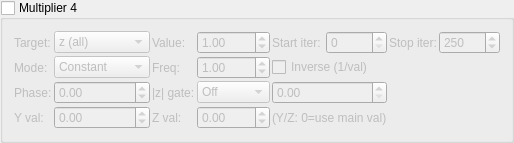
    <widget class="MyGroupBox" name="groupCheck_transf_function_enabledBw_false">
     <property name="title"><string>Multiplier 4</string></property>
     <property name="checkable"><bool>true</bool></property>
     <property name="checked"><bool>false</bool></property>
     <layout class="QGridLayout" name="gridLayout_mult4">
      <property name="spacing"><number>2</number></property>
      <item row="0" column="0">
       <widget class="QLabel"><property name="text"><string>Target:</string></property></widget>
      </item>
      <item row="0" column="1">
       <widget class="MyComboBox" name="comboBox_transf_multiplier_mode_4">
        <item><property name="text"><string notr="true">z (all)</string></property></item>
        <item><property name="text"><string notr="true">z.x</string></property></item>
        <item><property name="text"><string notr="true">z.y</string></property></item>
        <item><property name="text"><string notr="true">z.z</string></property></item>
        <item><property name="text"><string notr="true">DE</string></property></item>
        <item><property name="text"><string notr="true">color</string></property></item>
        <item><property name="text"><string notr="true">z.w</string></property></item>
        <item><property name="text"><string notr="true">z.xy</string></property></item>
        <item><property name="text"><string notr="true">z.xz</string></property></item>
        <item><property name="text"><string notr="true">z.yz</string></property></item>
        <item><property name="text"><string notr="true">color accum</string></property></item>
       </widget>
      </item>
      <item row="0" column="2">
       <widget class="QLabel"><property name="text"><string>Value:</string></property></widget>
      </item>
      <item row="0" column="3">
       <widget class="MyDoubleSpinBox" name="spinbox_transf_scale_8">
        <property name="minimum"><double>-100.0</double></property><property name="maximum"><double>100.0</double></property>
        <property name="singleStep"><double>0.01</double></property><property name="value"><double>1.0</double></property>
       </widget>
      </item>
      <item row="0" column="4">
       <widget class="QLabel"><property name="text"><string>Start iter:</string></property></widget>
      </item>
      <item row="0" column="5">
       <widget class="MySpinBox" name="spinboxInt_transf_start_iterations_E">
        <property name="minimum"><number>0</number></property><property name="maximum"><number>10000</number></property>
        <property name="value"><number>0</number></property>
       </widget>
      </item>
      <item row="0" column="6">
       <widget class="QLabel"><property name="text"><string>Stop iter:</string></property></widget>
      </item>
      <item row="0" column="7">
       <widget class="MySpinBox" name="spinboxInt_transf_stop_iterations_E">
        <property name="minimum"><number>0</number></property><property name="maximum"><number>10000</number></property>
        <property name="value"><number>250</number></property>
       </widget>
      </item>
      <item row="1" column="0">
       <widget class="QLabel"><property name="text"><string>Mode:</string></property></widget>
      </item>
      <item row="1" column="1">
       <widget class="MyComboBox" name="comboBox_transf_multiplier_value_mode_4">
        <item><property name="text"><string notr="true">Constant</string></property></item>
        <item><property name="text"><string notr="true">Sine</string></property></item>
        <item><property name="text"><string notr="true">Ramp</string></property></item>
        <item><property name="text"><string notr="true">Exponential</string></property></item>
        <item><property name="text"><string notr="true">Triangle</string></property></item>
        <item><property name="text"><string notr="true">Square</string></property></item>
        <item><property name="text"><string notr="true">Smoothstep</string></property></item>
       </widget>
      </item>
      <item row="1" column="2">
       <widget class="QLabel"><property name="text"><string>Freq:</string></property></widget>
      </item>
      <item row="1" column="3">
       <widget class="MyDoubleSpinBox" name="spinbox_transf_multiplier_frequency_4">
        <property name="minimum"><double>0.01</double></property><property name="maximum"><double>100.0</double></property>
        <property name="singleStep"><double>0.1</double></property><property name="value"><double>1.0</double></property>
       </widget>
      </item>
      <item row="1" column="4" colspan="2">
       <widget class="MyCheckBox" name="checkBox_transf_multiplier_inverse_4">
        <property name="text"><string>Inverse (1/val)</string></property>
       </widget>
      </item>
      <item row="2" column="0">
       <widget class="QLabel"><property name="text"><string>Phase:</string></property></widget>
      </item>
      <item row="2" column="1">
       <widget class="MyDoubleSpinBox" name="spinbox_transf_multiplier_phase_4">
        <property name="minimum"><double>-10.0</double></property><property name="maximum"><double>10.0</double></property>
        <property name="singleStep"><double>0.1</double></property><property name="value"><double>0.0</double></property>
       </widget>
      </item>
      <item row="2" column="2">
       <widget class="QLabel"><property name="text"><string>|z| gate:</string></property></widget>
      </item>
      <item row="2" column="3">
       <widget class="MyComboBox" name="comboBox_transf_multiplier_threshold_mode_4">
        <item><property name="text"><string notr="true">Off</string></property></item>
        <item><property name="text"><string notr="true">&gt; thresh</string></property></item>
        <item><property name="text"><string notr="true">&lt; thresh</string></property></item>
       </widget>
      </item>
      <item row="2" column="4" colspan="2">
       <widget class="MyDoubleSpinBox" name="spinbox_transf_multiplier_threshold_4">
        <property name="minimum"><double>0.0</double></property><property name="maximum"><double>1000.0</double></property>
        <property name="singleStep"><double>0.1</double></property><property name="value"><double>0.0</double></property>
       </widget>
      </item>
      <item row="3" column="0">
       <widget class="QLabel"><property name="text"><string>Y val:</string></property></widget>
      </item>
      <item row="3" column="1">
       <widget class="MyDoubleSpinBox" name="spinbox_transf_multiplier_scale_y_4">
        <property name="minimum"><double>-100.0</double></property><property name="maximum"><double>100.0</double></property>
        <property name="singleStep"><double>0.01</double></property><property name="value"><double>0.0</double></property>
       </widget>
      </item>
      <item row="3" column="2">
       <widget class="QLabel"><property name="text"><string>Z val:</string></property></widget>
      </item>
      <item row="3" column="3">
       <widget class="MyDoubleSpinBox" name="spinbox_transf_multiplier_scale_z_4">
        <property name="minimum"><double>-100.0</double></property><property name="maximum"><double>100.0</double></property>
        <property name="singleStep"><double>0.01</double></property><property name="value"><double>0.0</double></property>
       </widget>
      </item>
      <item row="3" column="4" colspan="2">
       <widget class="QLabel"><property name="text"><string notr="true">(Y/Z: 0=use main val)</string></property></widget>
      </item>
     </layout>
    </widget>
